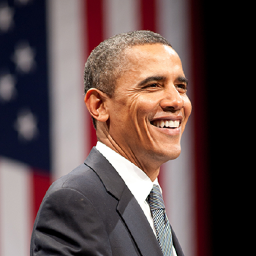
#> input picture privacy/tp4/obama.png, 256 x 256 px
$ jupyter execute tp4_kense_privacy.ipynb
#> lines starting #> are read from the running program, lines starting #| are printed output that depends on the picture; long printed decimals are rounded
# Multimedia Security and Privacy
## TP4
Tientso Ning

[cell 1]
import numpy as np
import cv2
import matplotlib.pyplot as plt

[cell 2]
#import liftingbody
img = cv2.imread("./obama.png", 0)
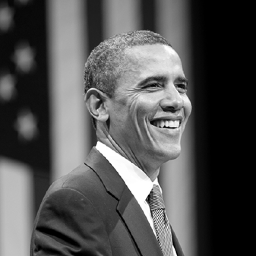
#> img: shape (256, 256); min 0, max 255, mean 82.6
plt.imshow(img, cmap="Greys_r")

[cell 3]
#uniform distributed -1,1
w_ = np.random.randint(0,2,(img.shape))
w_[w_ < 1] = -1

[cell 4]
#random sampling for N
q_ = np.copy(w_).flatten()
for i in range(0,len(q_)):
    roll = np.random.random()
    if roll < 0.1:
        q_[i] = 0
q_ = np.reshape(q_, w_.shape)
w_ = q_

[cell 5]
#embed the watermark w into host image x to create watermarked image y
y = img + w_

[cell 6]
#generate matrix z with AWGN
z = np.random.random((y.shape))

[cell 7]
#add the noise z to image y to create attacked image v
v = y + z

[cell 8]
#comparison image display
f, ax = plt.subplots(1,3, figsize=(12,12))
ax[0].imshow(img, cmap="Greys_r")
ax[1].imshow(y, cmap="Greys_r")
ax[2].imshow(v, cmap="Greys_r")
ax[0].set_title("Original Image")
ax[1].set_title("Watermarked Image")
ax[2].set_title("Attacked Image")
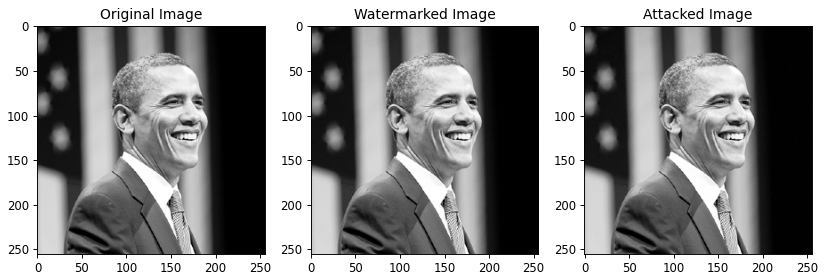
#> figure drawn by matplotlib, 3 panels

From the display, we cannot see any noticeable (according to the human eye) difference between any of the images. This makes sense since the watermarked image only altered the pixel values by 1, and the AWGN values are all centered around 0, making the impact small as well.

[cell 9]
#extract estimated watermark from marked image v
w_nonblind = v-img
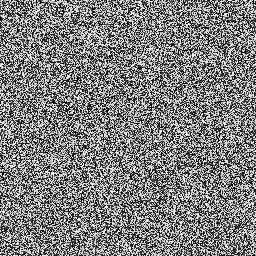
#> w_nonblind: shape (256, 256) float64; min -1, max 2, mean 0.5; drawn with min black and max white
p_nonblind = np.sum(np.multiply(w_nonblind, w_))/(w_.shape[0]*w_.shape[1]*(1-0.5)) #account for N/2
#> p_nonblind = 1.8

[cell 10]
p_nonblind
#> Out = 1.8

[cell 11]
#determine the local mean, let's use 4x4
from scipy import ndimage
v_ = ndimage.uniform_filter(v, size=4)
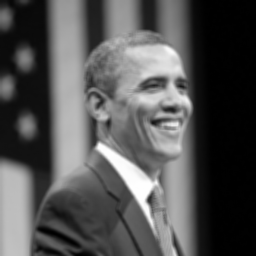
#> v_: shape (256, 256) float64; min -0.431, max 256.1, mean 83.3; drawn with min black and max white

[cell 12]
plt.imshow(v_, cmap="Greys_r")

We can assume that `v<hat> = x` because v is the attacked image `v = x + w_ + z` but since we do not know either the watermark `w_` or the noise `z`, the local_mean acts sort of as a denoising where we attempt to remove some of the qualities of `w_ + z`. This applies since the noise z is gaussian.

[cell 13]
#given only the marked image v, blindly estimate w_blind
w_blind = v - v_
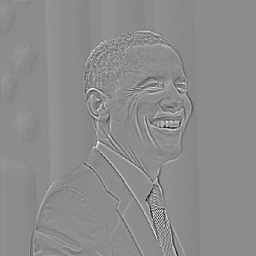
#> w_blind: shape (256, 256) float64; min -148.5, max 120.7, mean -0.2; drawn with min black and max white
plt.imshow(w_blind, cmap="Greys_r")

[cell 14]
#determine linear correlation between original w_ and w_blind
p_blind = np.sum(np.multiply(w_blind, w_))/(w_.shape[0]*w_.shape[1]/(1-0.5)) #account for N/2 here
#> p_blind = 0.427
p_blind
#> Out = 0.427

[cell 15]
#our linear correlations
print("Pblind: ", p_blind)
#| Pblind:  0.4266
print("Pnonblind: ", p_nonblind)
#| Pnonblind:  1.801
print("Difference: ", p_nonblind-p_blind)
#| Difference:  1.374
